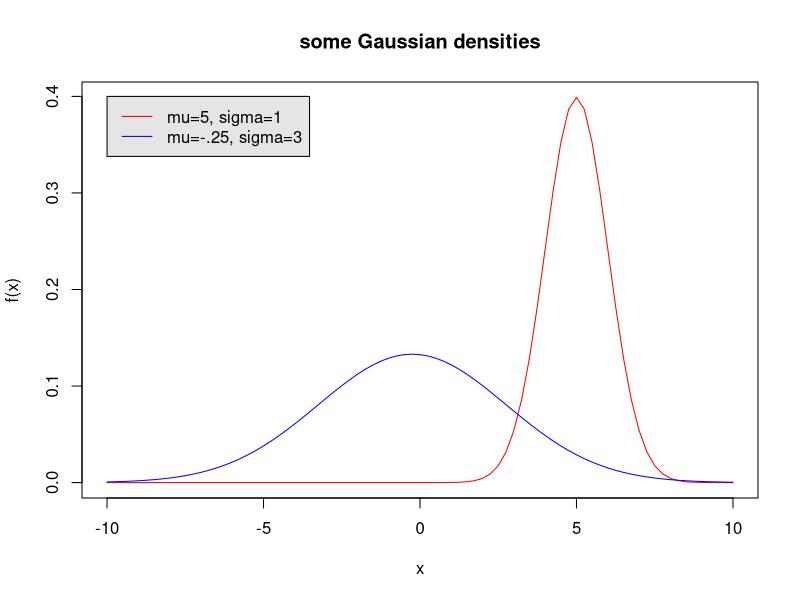

Here is the R script that generated this plot:
# params
mu1 <- 5
mu2 <- -.25
sigma1 <- 1
sigma2 <- 3

# plot stuff
xVals <- seq(-10,10,.25)
firstDensity <- dnorm(xVals, mu1, sigma1)
secondDensity <- dnorm(xVals, mu2, sigma2)
plot(xVals, firstDensity, 
     col="red", 
     type="l", 
     main = "some Gaussian densities",
     xlab = "x",
     ylab = "f(x)")
lines(xVals, secondDensity, col="blue", type = "l")
legend(-10,.4, 
       c('mu=5, sigma=1', 'mu=-.25, sigma=3'),
       col=c("red","blue"),
       lty = c(1, 1), #Line TYpe
       bg = "gray90") #Back Ground color
